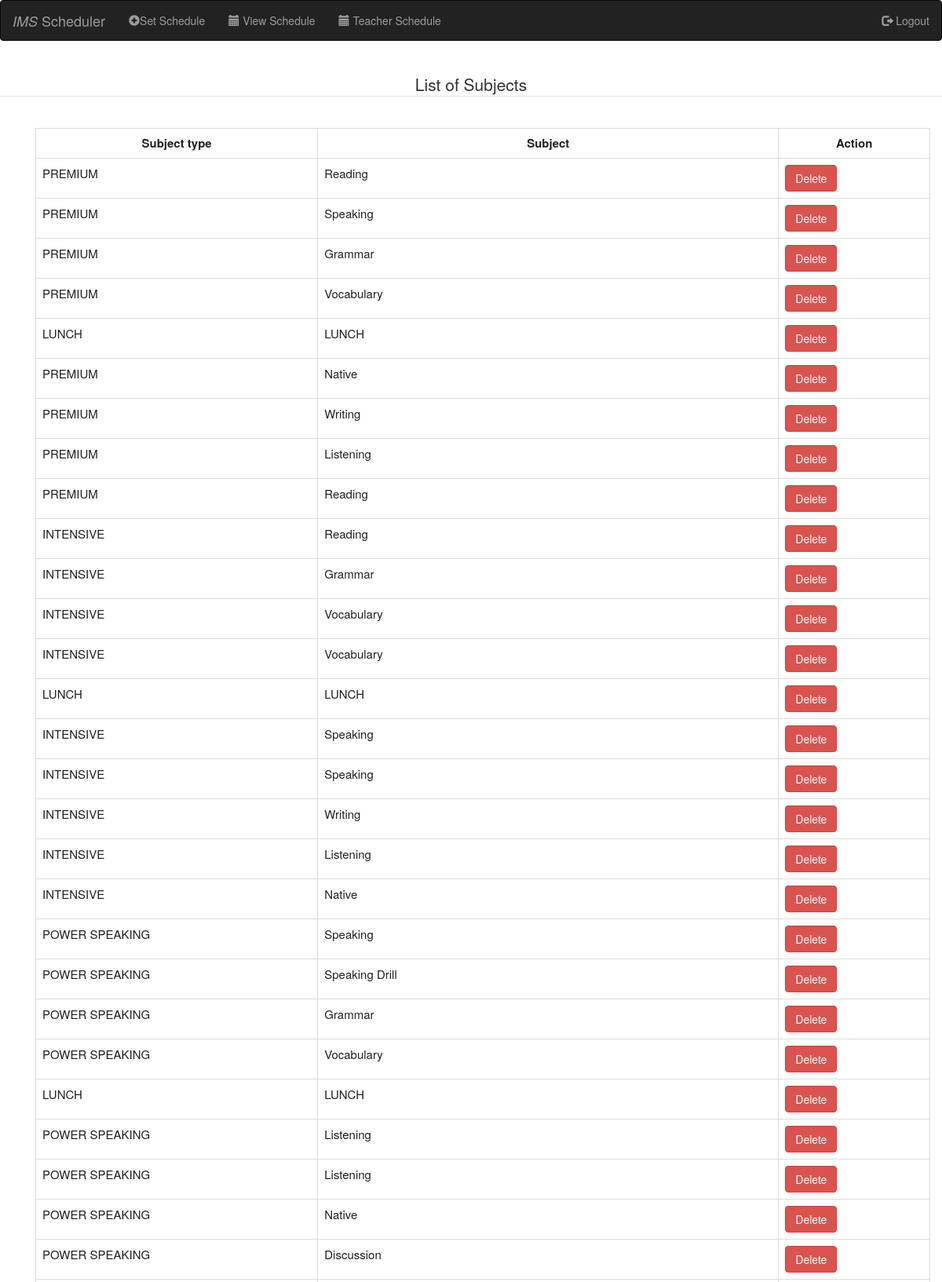
Page /list.php (upper part) on the committed database.
### tables this page shows
CREATE TABLE `subject` (
  `subject_id` int(11) NOT NULL,
  `subject_type` varchar(250) NOT NULL,
  `subject_description` varchar(250) NOT NULL,
  `subject_code` varchar(500) NOT NULL,
  `updated_at` int(11) DEFAULT NULL,
  `room_id` int(11) NOT NULL,
  `timer_id` int(11) NOT NULL,
  `course_id` int(11) NOT NULL,
  `faculty_id` int(11) NOT NULL,
  `book_id` int(11) NOT NULL
);

### sublist.php (the view, shortened to what this page needs)
<?php
include_once("header.php");
include_once("navbar.php");
?>
<html>
<head>
</head>
<body><br>
    <div class="container">
        <body>
            <?php
            echo "<tr>
            <td>";
            require 'databaasee.php';
            $query = ("SELECT * FROM subject");
            $result = mysqli_query($connect, $query);
            echo "<div class='container'><table width='' class='table table-bordered' border='1' >
                            <tr>
                                <th>Subject type</th>
                                <th>Subject</th>
                                <th>Action</th>
                            </tr>";
            while ($row = mysqli_fetch_assoc($result)) {
                echo "<tr>";
                echo "<td>" . $row['subject_type'] . "</td>";
                echo "<td>" . $row['subject_description'] . "</td>";
                echo "<td><form class='form-horizontal' method='post' action='sublist.php'>
                        <input name='subject_id' type='hidden' value='" . $row['subject_id'] . "';>
                        <input type='submit' class='btn btn-danger' name='delete' value='Delete'>
                        </form></td>";
                echo "</tr>";
            }
            echo "</table>";
            echo "</td>
        </tr>";
            ?>
    </div>
    </div>
</body>
</html>
<?php
include_once("footer.php");
?>

### style.css (style rules this page uses)
.table, th, td { border: 1px solid rgb(0, 0, 0); border-collapse: collapse; color: #212121; font-size: 15px; }
th, td { background-color: #ffffff; }

### list.php (style rules this page uses)
body { background-color: white; }

### sublist.php (style rules this page uses)
body { background-image: url(); background-color: white; }
th { text-align: center; }
tr { height: 30px; }
td { padding-top: 5px; padding-left: 20px; padding-bottom: 5px; height: 20px; }

### roomlist.php (style rules this page uses)
body { background-image: url(); background-color: white; }
th { text-align: center; }
tr { height: 30px; }
td { padding-top: 5px; padding-left: 20px; padding-bottom: 5px; height: 20px; }

### timelist.php (style rules this page uses)
body { background-image: url(); background-color: white; }
th { text-align: center; }
tr { height: 30px; }
td { padding-top: 5px; padding-left: 20px; padding-bottom: 5px; height: 20px; }

### rows in the picture
subject: subject_type "PREMIUM", subject_description "Reading"
subject: subject_type "PREMIUM", subject_description "Speaking"
subject: subject_type "PREMIUM", subject_description "Grammar"
subject: subject_type "PREMIUM", subject_description "Vocabulary"
subject: subject_type "LUNCH", subject_description "LUNCH"
subject: subject_type "PREMIUM", subject_description "Native"
subject: subject_type "PREMIUM", subject_description "Writing"
subject: subject_type "PREMIUM", subject_description "Listening"
subject: subject_type "PREMIUM", subject_description "Reading"
subject: subject_type "INTENSIVE", subject_description "Reading"
subject: subject_type "INTENSIVE", subject_description "Grammar"
subject: subject_type "INTENSIVE", subject_description "Vocabulary"
subject: subject_type "INTENSIVE", subject_description "Vocabulary"
subject: subject_type "LUNCH", subject_description "LUNCH"
subject: subject_type "INTENSIVE", subject_description "Speaking"
subject: subject_type "INTENSIVE", subject_description "Speaking"
subject: subject_type "INTENSIVE", subject_description "Writing"
subject: subject_type "INTENSIVE", subject_description "Listening"
subject: subject_type "INTENSIVE", subject_description "Native"
subject: subject_type "POWER SPEAKING", subject_description "Speaking"
subject: subject_type "POWER SPEAKING", subject_description "Speaking Drill"
subject: subject_type "POWER SPEAKING", subject_description "Grammar"
subject: subject_type "POWER SPEAKING", subject_description "Vocabulary"
subject: subject_type "LUNCH", subject_description "LUNCH"
subject: subject_type "POWER SPEAKING", subject_description "Listening"
subject: subject_type "POWER SPEAKING", subject_description "Listening"
subject: subject_type "POWER SPEAKING", subject_description "Native"
subject: subject_type "POWER SPEAKING", subject_description "Discussion"
